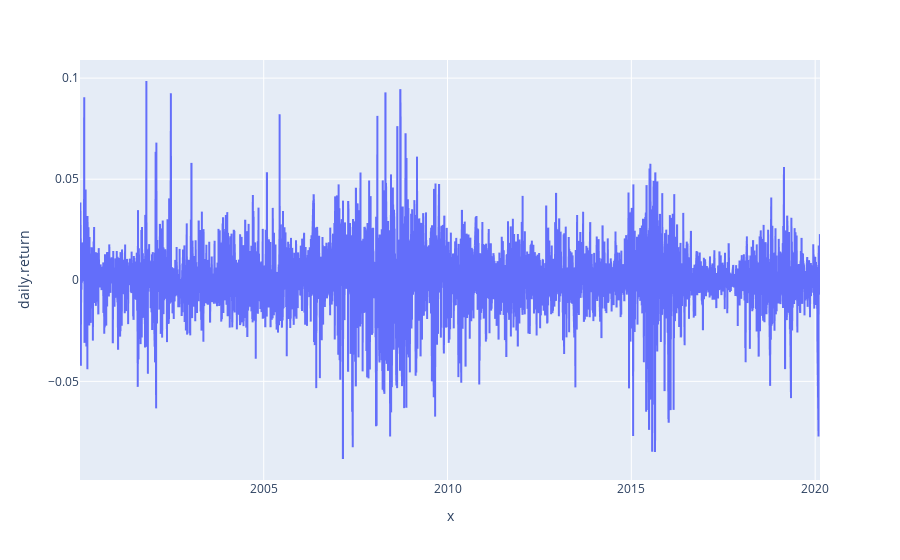

Notebook cell for this chart:
### Markdown cell above
Plot the daily return.

### Code cell
import plotly.express as px
fig = px.line(sci_daily_returns, x=sci_daily_returns.index, y='daily.return')
fig.show()

### Figure 1 — Plotly figure (JSON) as saved in the notebook; plotly's stock layout.template omitted (floating-point values rounded to 4 significant figures; data arrays with more than 128 entries replaced by an {"elided": "..."} marker saying what was removed)
{"data": [{"hoverlabel": {"namelength": 0}, "hovertemplate": "x=%{x}<br>daily.return=%{y}", "legendgroup": "", "line": {"color": "#636efa", "dash": "solid"}, "mode": "lines", "name": "", "showlegend": false, "type": "scattergl", "x": {"elided": "4998 str values"}, "xaxis": "x", "y": {"elided": "4998 float values"}, "yaxis": "y"}], "layout": {"legend": {"tracegroupgap": 0}, "margin": {"t": 60}, "xaxis": {"anchor": "y", "domain": [0, 1], "title": {"text": "x"}}, "yaxis": {"anchor": "x", "domain": [0, 1], "title": {"text": "daily.return"}}}}
